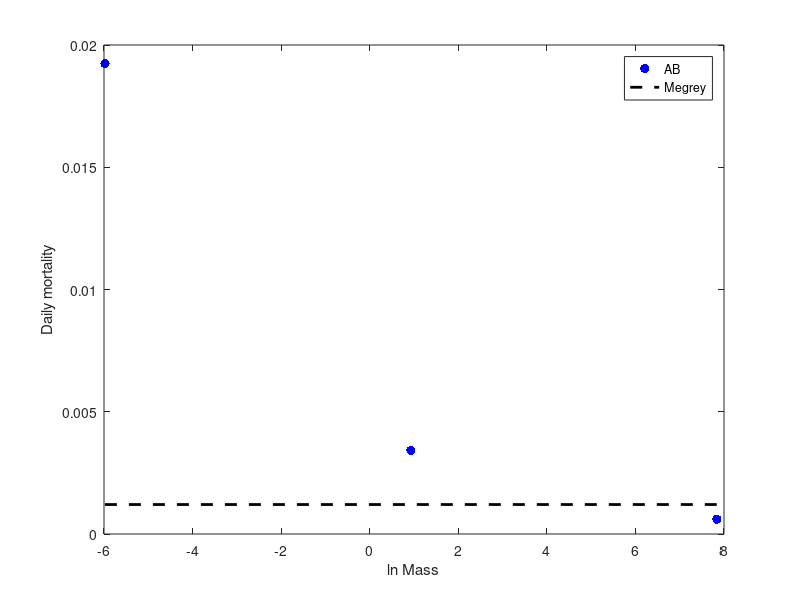
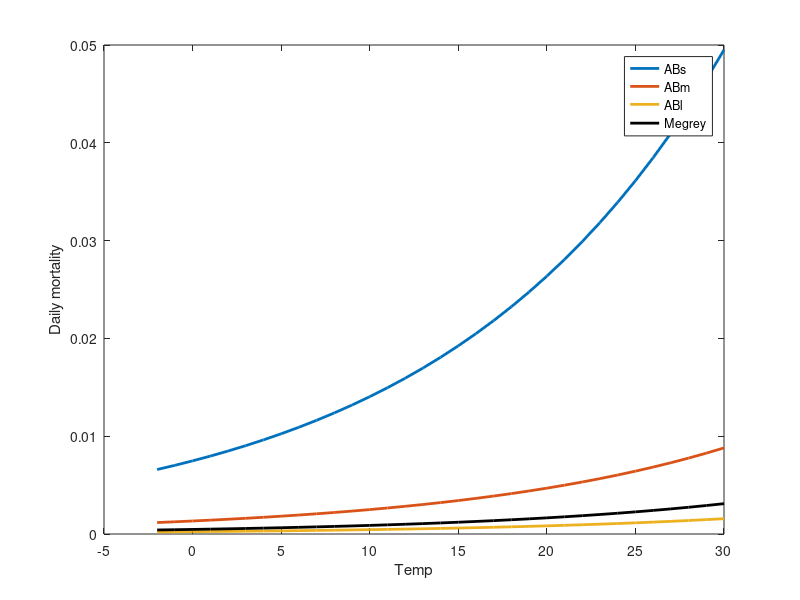

MATLAB code to generate these figures, in order:
%Mortality rates

clear all
close all

L_s = 10^((log10(2)+log10(20))/2);
L_m = 10^((log10(20)+log10(200))/2);
L_l = 10^((log10(200)+log10(2000))/2);

M_s = 0.01 * (0.1*L_s)^3;
M_m = 0.01 * (0.1*L_m)^3;
M_l = 0.01 * (0.1*L_l)^3;
M=[M_s;M_m;M_l];

temp=-2:30;

ab(1,1) = 0.35 * 4.5 * M_s^(-0.25); %(includes predation, excludes fishing)
ab(2,1) = 0.35 * 4.5 * M_m^(-0.25);
ab(3,1) = 0.35 * 4.5 * M_l^(-0.25);

Nat = (0.44 / 365) * ones(3,1);

abT(1,:) = 0.35 * 4.5 * M_s.^(-0.25) .* exp(0.063.*(temp-15.0));
abT(2,:) = 0.35 * 4.5 * M_m.^(-0.25) .* exp(0.063.*(temp-15.0));
abT(3,:) = 0.35 * 4.5 * M_l.^(-0.25) .* exp(0.063.*(temp-15.0));
NatT = (0.44 / 365) .* exp(0.063.*(temp-15.0));

%%
figure(1)
plot(log(M),ab/365,'b.','MarkerSize',20); hold on;
plot(log(M),Nat,'--k','LineWidth',2)
xlabel('ln Mass')
ylabel('Daily mortality')
legend('AB','Megrey')

figure(2)
plot(temp,abT/365,'LineWidth',2); hold on;
plot(temp,NatT,'k','LineWidth',2)
xlabel('Temp')
ylabel('Daily mortality')
legend('ABs','ABm','ABl','Megrey')
